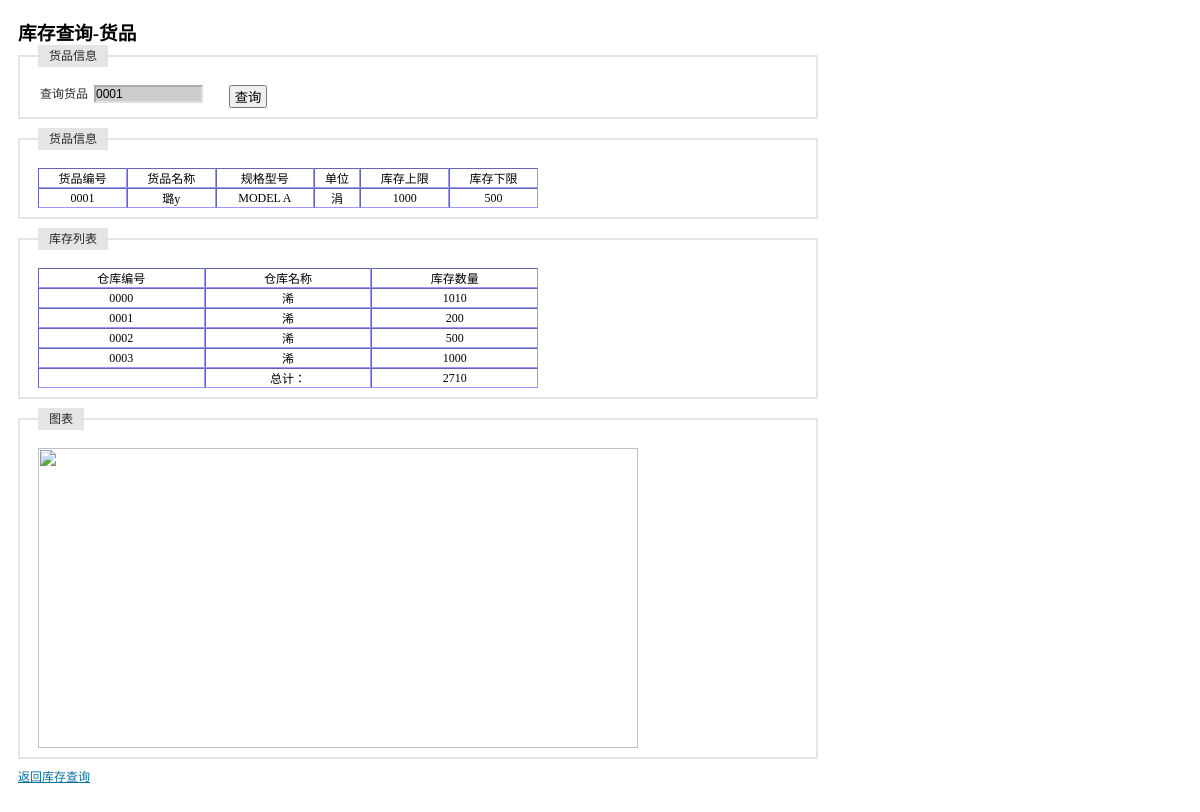
Page /inquire_storage/inquire_storage_item.php?itemid=0001 (signed in) on the earlier database version.
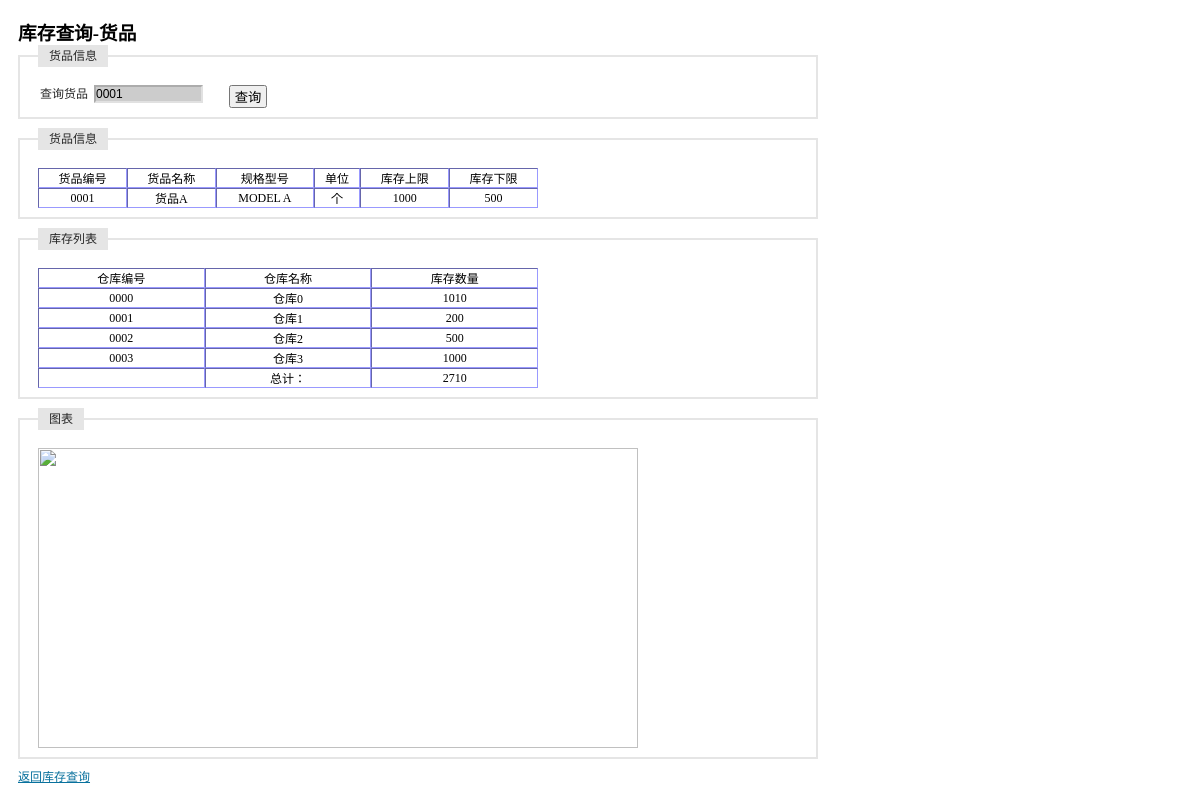
Same page on the later database version.
### tables this page shows
CREATE TABLE `tb_product` (
  `id` int(4) NOT NULL auto_increment,
  `maintype` varchar(20) NOT NULL,
  `subtype` varchar(20) NOT NULL,
  `name` varchar(20) NOT NULL,
  `encode` varchar(20) NOT NULL,
  `barcode` varchar(20) NOT NULL,
  `size` varchar(20) NOT NULL,
  `unit` varchar(10) NOT NULL,
  `upperlimit` int(4) NOT NULL,
  `lowerlimit` int(4) NOT NULL,
  `inprice` int(4) NOT NULL,
  `outprice` int(4) NOT NULL,
  `tupian` varchar(100) NOT NULL,
  `jianjie` mediumtext NOT NULL,
  `addtime` varchar(20) NOT NULL,
  PRIMARY KEY  (`id`,`encode`,`barcode`)
);

CREATE TABLE `table_warehouse` (
  `id` varchar(4) NOT NULL,
  `name` varchar(10) NOT NULL,
  `fuzeren` varchar(10) default NULL,
  `phone` varchar(8) default NULL,
  `address` varchar(50) default NULL,
  `remark` varchar(50) default NULL,
  PRIMARY KEY  (`id`,`name`)
);

CREATE TABLE `table_warehouse_0000` (
  `id` varchar(8) NOT NULL,
  `num` int(4) default NULL,
  PRIMARY KEY  (`id`)
);

CREATE TABLE `table_warehouse_0001` (
  `id` varchar(8) NOT NULL,
  `num` int(4) default NULL,
  PRIMARY KEY  (`id`)
);

CREATE TABLE `table_warehouse_0002` (
  `id` varchar(8) NOT NULL,
  `num` int(4) default NULL,
  PRIMARY KEY  (`id`)
);

CREATE TABLE `table_warehouse_0003` (
  `id` varchar(8) NOT NULL,
  `num` int(4) default NULL,
  PRIMARY KEY  (`id`)
);

### inquire_storage/inquire_storage_item.php (the view, shortened to what this page needs)
<?php
    $itemid = $_GET[itemid];
    $flag = '';
    if($flag == ''){
        $query = "select * from table_warehouse order by id";
        $result_warehouse = mysql_query($query);
    }
    if($flag == ''){
        $query = "select * from tb_product where encode = '$itemid'";
        $result_iteminfo = mysql_query($query);
    }
?>
<!DOCTYPE html PUBLIC "-//W3C//DTD XHTML 1.0 Transitional//EN" "http://www.w3.org/TR/xhtml1/DTD/xhtml1-transitional.dtd">
<html xmlns="http://www.w3.org/1999/xhtml">
<head>
</head>
<link rel="stylesheet" type="text/css" href="../css/iframe.css" media="screen" />
<body style="width:800px">
<form id="form" name="form" method="post" >
  <h3>库存查询-货品</h3>
  <fieldset>
  <legend>货品信息</legend>
  <label>查询货品</label>
  <input id="item_id" name="item_id" type="text"  style="background-color:#CCCCCC" <?php echo "value = '$itemid'";?>  onclick="selectitem()"/>
  <button type="button" onclick="location.href='inquire_storage_item.php?itemid='+document.getElementById('item_id').value">&nbsp;查询&nbsp;</button>
  </fieldset>
  <fieldset>
  <legend>货品信息</legend>
  <table id="iteminfo" width="500" border="1" cellspacing="0" cellpadding="5" style="font-size:12px; border:thin; border-color:#9999FF ">
    <tr align="center">
      <td>货品编号</td>
      <td>货品名称</td>
      <td>规格型号</td>
      <td>单位</td>
      <td>库存上限</td>
      <td>库存下限</td>
    </tr>
    <?php
        echo "<tr align='center'>";
        if($flag == 'none')
            echo "<td>请指定查询的货品ID</td>";
        else{
            $RS = mysql_fetch_array($result_iteminfo);
            if(empty($RS))
                echo "<td>该货品编码不存在</td>";
            else{
                echo "<td>$RS[encode]</td>";
                echo "<td>$RS[name]</td>";
                echo "<td>$RS[size]</td>";
                echo "<td>$RS[unit]</td>";
                echo "<td id='upperlimit'>$RS[upperlimit]</td>";
                echo "<td id='lowerlimit'>$RS[lowerlimit]</td>";
            }
        }
        echo "</tr>";
    ?>
  </table>
  </fieldset>
  <fieldset>
  <legend>库存列表</legend>
  <table id="storage_table" width="500" border="1" cellspacing="0" cellpadding="5" style="font-size:12px; border:thin; border-color:#9999FF ">
    <tr align="center">
      <td>仓库编号</td>
      <td>仓库名称</td>
      <td>库存数量</td>
    </tr>
    <?php
        if($flag == ''){
            $sum = 0;
            while($RS = mysql_fetch_array($result_warehouse)){
                echo "<tr align='center'>";
                echo "<td>$RS[id]</td>";
                echo "<td>$RS[name]</td>";
                $query = "select * from table_warehouse_$RS[id] where id = '$itemid'";
                $result_storage = mysql_query($query);
                $RS2 = mysql_fetch_array($result_storage);
                if(empty($RS2))
                    echo "<td>0</td>";
                else
                    echo "<td>$RS2[num]</td>";
                echo "</tr>";
                $sum += $RS2[num];
            }
        }
        echo "<tr><td></td><td align='center'>总计：</td><td align='center' id='storage'>$sum</td></tr>";
    ?>
  </table>
  </fieldset>
  <fieldset>
  <legend>图表</legend>
  <img src="showbar.php?itemid=<?php echo $itemid;?>" width="600" height="300" border="0" align="bottom">
  </fieldset>
</form>
<p><a href="/wms/inquire_storage/inquire_storage_allitem.php">返回库存查询</a></p>
</body>
</html>

Differences in the rows shown:
removed table_warehouse: id "0000", name "浠", table_warehouse_0000.num "1010"
removed table_warehouse: id "0001", name "浠", table_warehouse_0001.num "200"
removed table_warehouse: id "0002", name "浠", table_warehouse_0002.num "500"
removed table_warehouse: id "0003", name "浠", table_warehouse_0003.num "1000"
changed tb_product "MODEL A": name "璐у" → "货品A"; unit "涓" → "个"
added table_warehouse: id "0000", name "仓库0", table_warehouse_0000.num "1010"
added table_warehouse: id "0001", name "仓库1", table_warehouse_0001.num "200"
added table_warehouse: id "0002", name "仓库2", table_warehouse_0002.num "500"
added table_warehouse: id "0003", name "仓库3", table_warehouse_0003.num "1000"
